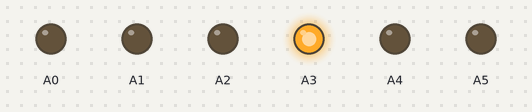
The sketch below on a simulated Arduino Uno, built with avr-gcc and run on an emulated ATmega328P. On the bench: output pins drawn as LEDs (lit = HIGH).

Above: at 0.97 s.
At 1.27 s:
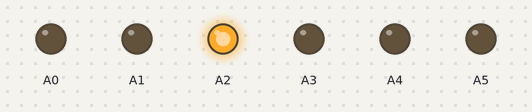
At 1.87 s:
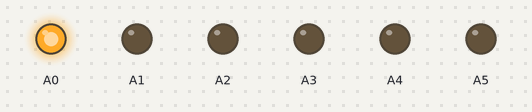
At 2.4 s:
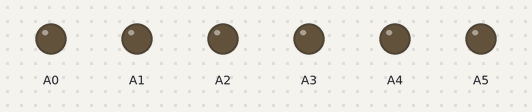
At 4.57 s:
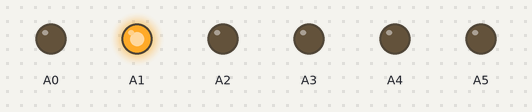
At 6.67 s:
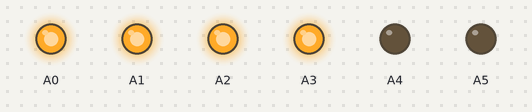
Timing chart, 0 to 7.0 s (numbered marks = the images above):
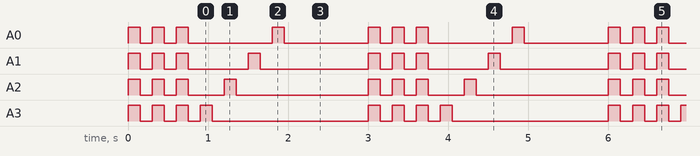

Measured:
- by itself, A0: repeats every 3.0 s: 2 × (LOW 0.15 s, HIGH 0.15 s), 2 × (LOW 1.1 s, HIGH 0.15 s)
- by itself, A1: repeats every 3.0 s: 2 × (LOW 0.15 s, HIGH 0.15 s), LOW 0.75 s, HIGH 0.15 s, LOW 1.4 s, HIGH 0.15 s
- by itself, A2: repeats every 3.0 s: 2 × (LOW 0.15 s, HIGH 0.15 s), LOW 0.45 s, HIGH 0.15 s, LOW 1.7 s, HIGH 0.15 s
- by itself, A3: repeats every 3.0 s: 3 × (LOW 0.15 s, HIGH 0.15 s), LOW 2.0 s, HIGH 0.15 s

The sketch:

Personnaliser.ino
```cpp
struct PinLeds {
  int portPin;
  int triggers[10];
  int numTriggers;
};

int time = 150;

PinLeds model[] = {
  { A0, { 1, 2, 3, 7 }, 4 },
  { A1, { 1, 2, 3, 6 }, 4 },
  { A2, { 1, 2, 3, 5 }, 4 },
  { A3, { 1, 2, 3, 4 }, 4 }
};

const int MaxQueue = 10;

void leds(PinLeds model[], int numPins);

void setup() {
  pinMode(A0, OUTPUT);
  pinMode(A1, OUTPUT);
  pinMode(A2, OUTPUT);
  pinMode(A3, OUTPUT);
  pinMode(A4, OUTPUT);
  pinMode(A5, OUTPUT);
}

void loop() {
  leds(model, sizeof(model) / sizeof(model[0]));
}

void leds(PinLeds pinLeds[], int numPins) {
  for (int trigger = 1; trigger <= MaxQueue; trigger++) {

    for (int i = 0; i < numPins; i++) {
      for (int j = 0; j < pinLeds[i].numTriggers; j++) {
        if (pinLeds[i].triggers[j] == trigger) {
          digitalWrite(pinLeds[i].portPin, HIGH);
        }
      }
    }

    delay(time);

    for (int i = 0; i < numPins; i++) {
      for (int j = 0; j < pinLeds[i].numTriggers; j++) {
        if (pinLeds[i].triggers[j] == trigger) {
          digitalWrite(pinLeds[i].portPin, LOW);
        }
      }
    }

    delay(time);
  }
}
```
